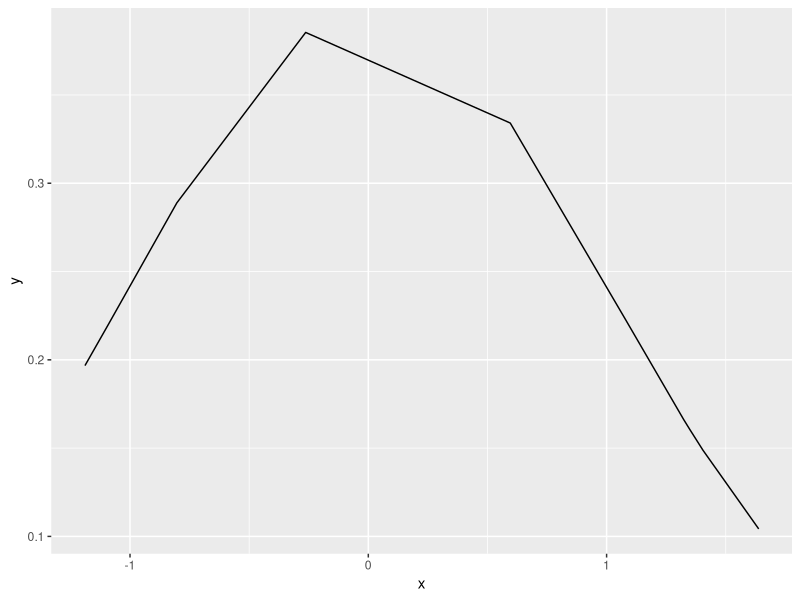
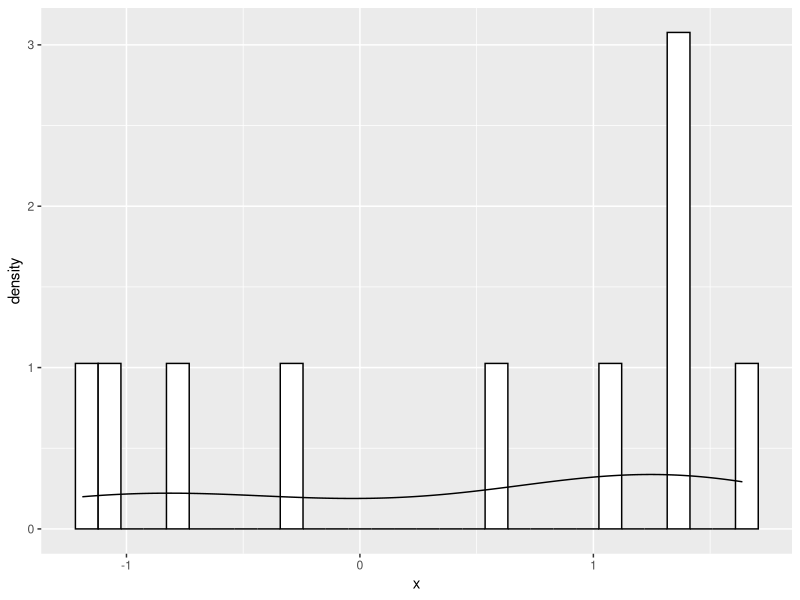

Here is the R script that generated these plots, in order:
# Clase 10 de Abril


grafica_1 <- function(cantidad=10000){
  # Librerias necesarias para que esta función se ejecute
  # Para hacer las graficas
  library(ggplot2)
  #Para manejar mejor los data frames
  library(dplyr)
  
  # Generar numeros aleatorios
  x <- rnorm(cantidad)
  # Calcular la densidad del vector x
  y <- dnorm(x) 
  
  datos <- data_frame(x,y)
  
  pdf("grafica_1.pdf")
  grafica_1 <- ggplot(data = datos,aes(x=x,y=y))+ geom_line()
  print(grafica_1)
  dev.off()
  
  pdf("grafica_2.pdf")
  grafica_2 <- ggplot(data = datos,aes(x=x))+ geom_histogram(aes(y = ..density..), color = 1, fill= "white")+geom_density()
  grafica_2
  print(grafica_2)
  dev.off()
  
}

grafica_1(10)
